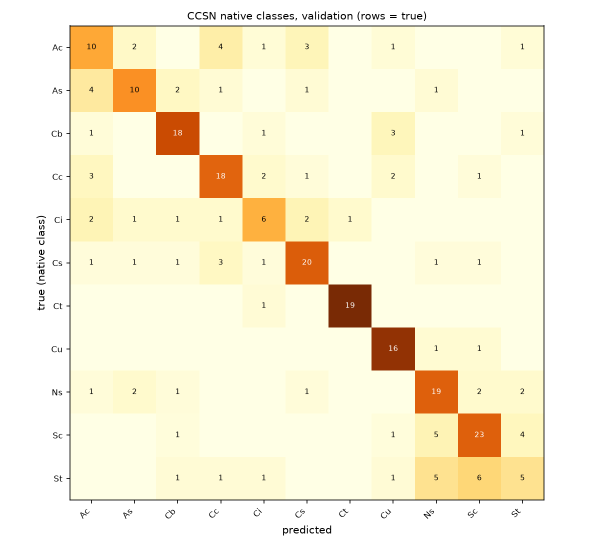
#> input picture docs/data/figures/genus_confusion_ccsn.png, 1207 x 1095 px (shown at 1/2 size)
$ python paper_figures.py
#> lines starting #> are read from the running program, lines starting #| are printed output that depends on the picture
### stratia/model/cbh_bins.py
"""Cloud-base-height bins (ADR-005, docs/architecture.md §3): the single source of the contract's `cbh_probs` axis.

24 height bins whose edges contain the ontology's étage thresholds (2,000 m, 6,000 m), log-spaced inside each
étage (10 low, 8 mid, 6 high), plus the final "no cloud overhead" class (index 24). The model card copies
``EDGES_M``; the layer-consistency loss sums bins per étage through ``ETAGE_OF_BIN``.
"""

from __future__ import annotations

import numpy as np

ETAGE_EDGES_M = (0.0, 2000.0, 6000.0, 12000.0)
BINS_PER_ETAGE = (10, 8, 6)
FIRST_EDGE_M = 100.0        # the lowest bin is [0, 100): fog and bases on the ground


def _edges() -> np.ndarray:
    edges = [0.0]
    for (lo, hi), n in zip(zip(ETAGE_EDGES_M[:-1], ETAGE_EDGES_M[1:], strict=True), BINS_PER_ETAGE, strict=True):
        start = FIRST_EDGE_M if lo == 0.0 else lo
        k = n - 1 if lo == 0.0 else n                      # the low étage spends one bin on [0, 100)
        if lo == 0.0:
            edges.append(start)
        edges.extend(start * (hi / start) ** (np.arange(1, k + 1) / k))
    return np.round(np.asarray(edges, dtype=np.float64), 0)


EDGES_M = _edges()                                   # 25 edges
K_BINS = len(EDGES_M) - 1                            # 24
N_CLASSES = K_BINS + 1                               # + no cloud overhead
NO_CLOUD = K_BINS
ETAGE_OF_BIN = np.repeat(np.arange(3), BINS_PER_ETAGE)     # 0 low, 1 mid, 2 high, per height bin


# [53 lines left out: functions centres_m, bin_of, soft_target, median_height_m, interval_m, not called in this run]

### scripts/paper_figures.py
"""P098 — the paper's figures, generated from committed artefacts (no hand-drawn numbers).

    python scripts/paper_figures.py        # writes paper/fig/architecture.png, genus_confusion.png, cbh_scatter.png

architecture.png   the block diagram of Fig. 1 (matplotlib; the only figure with no data behind it);
genus_confusion.png the two P093 confusion heatmaps (docs/data/figures/genus_confusion_{ccsn,mgcd}.png) side by side;
cbh_scatter.png    predicted against ceilometer base height on the validation days of the Gate G4 CBH head
                   (runs/<cbh_base_s0>/val_predictions.npz) with the P089 80 % conformal interval per pair.
"""

from __future__ import annotations

import json
import sys
from pathlib import Path

import matplotlib

matplotlib.use("Agg")
import matplotlib.image as mpimg  # noqa: E402
import matplotlib.pyplot as plt  # noqa: E402
import numpy as np  # noqa: E402
from matplotlib.patches import FancyArrowPatch, FancyBboxPatch  # noqa: E402

ROOT = Path(__file__).resolve().parents[1]
sys.path.insert(0, str(ROOT))
from stratia.model import cbh_bins as B  # noqa: E402

FIG = ROOT / "paper" / "fig"
CBH_RUN = "20261011T101553Z_cbh_head_s0_[P075_base]_e286609cd2"  # locked_test.MODELS["cbh_base_s0"]

INK = "#1f2a44"
BLUE = "#3b6ea5"
AMBER = "#c77d1c"
GREEN = "#3c8d5a"
GREY = "#8a94a6"


def _box(ax, xy, w, h, text, colour, fontsize=8.5, fc="white"):
    x, y = xy
    ax.add_patch(FancyBboxPatch((x, y), w, h, boxstyle="round,pad=0.02,rounding_size=0.06", linewidth=1.3, edgecolor=colour, facecolor=fc))  # noqa: E501
    ax.text(x + w / 2, y + h / 2, text, ha="center", va="center", fontsize=fontsize, color=INK, linespacing=1.25)


def _arrow(ax, p, q, colour=GREY, style="-|>", lw=1.1):
    ax.add_patch(FancyArrowPatch(p, q, arrowstyle=style, mutation_scale=11, linewidth=lw, color=colour, shrinkA=1, shrinkB=1))


def architecture(out: Path) -> None:
    fig, ax = plt.subplots(figsize=(11.0, 3.9))
    ax.set_xlim(0, 11)
    ax.set_ylim(0, 3.9)
    ax.axis("off")
    # inputs
    _box(ax, (0.15, 2.45), 1.35, 0.9, "sky frame\n512 × 512\n(full-frame resize)", BLUE)
    _box(ax, (0.15, 0.55), 1.35, 1.2, "camera calibration\n+ pose + Sun\n→ ray map 32 × 32\n+ Sun zenith\n(or unknown)", AMBER, fontsize=8)  # noqa: E501
    # backbone
    _box(ax, (1.95, 2.45), 1.75, 0.9, "DINOv3 ViT-S/16\nfrozen\ntokens 32 × 32 × 384", BLUE, fc="#eef3fa")
    _arrow(ax, (1.5, 2.9), (1.95, 2.9))
    # SkyRay
    _box(ax, (1.95, 0.7), 1.75, 0.9, "SkyRay encoder\nray direction, angle to Sun\n→ added to tokens;\ngeometry dropout → null token", AMBER, fontsize=7.8)  # noqa: E501
    _arrow(ax, (1.5, 1.15), (1.95, 1.15), colour=AMBER)
    # pooled grid and full grid
    _box(ax, (4.15, 2.75), 1.35, 0.6, "full grid\n32 × 32", GREY, fontsize=8)
    _box(ax, (4.15, 1.6), 1.35, 0.6, "pooled 4 × 4\n→ 8 × 8", GREY, fontsize=8)
    _arrow(ax, (3.7, 3.0), (4.15, 3.05))
    _arrow(ax, (3.7, 2.7), (4.15, 1.95))
    _arrow(ax, (3.7, 1.15), (4.15, 1.75), colour=AMBER)
    # heads
    hx, hw = 5.85, 2.55
    _box(ax, (hx, 2.85), hw, 0.85, "dense heads (DPT-style decoder, H/4)\nsky · cloud · glare · invalid\ncloud layers low · mid · high", GREEN, fontsize=7.6)  # noqa: E501
    _box(ax, (hx, 1.75), hw, 0.85, "global heads\ngenus (12, multi-label) · étage (3)\noktas 0–8 (CORAL ordinal)", GREEN, fontsize=7.6)  # noqa: E501
    _box(ax, (hx, 0.65), hw, 0.85, "CBH head\nzenith-prior attention over the grid\n24 log-height bins + no cloud", GREEN, fontsize=7.6)  # noqa: E501
    _box(ax, (hx, 0.02), hw, 0.5, "OOD score: Mahalanobis + energy", GREEN, fontsize=7.6)
    _arrow(ax, (5.5, 3.05), (hx, 3.27))
    _arrow(ax, (5.5, 1.9), (hx, 2.17))
    _arrow(ax, (5.5, 1.85), (hx, 1.07))
    _arrow(ax, (5.5, 1.8), (hx, 0.27))
    # outputs
    ox, ow = 8.8, 2.3
    _box(ax, (ox, 2.85), ow, 0.85, "sky parse + layers\n(per pixel)", INK, fontsize=8)
    _box(ax, (ox, 1.75), ow, 0.85, "genus set, étage set,\ncover in oktas", INK, fontsize=8)
    _box(ax, (ox, 0.65), ow, 0.85, "base height: median,\n80 % and 95 % conformal intervals", INK, fontsize=7.6)
    _box(ax, (ox, 0.02), ow, 0.5, "reliable / uncertain", INK, fontsize=8)
    for y in (3.27, 2.17, 1.07, 0.27):
        _arrow(ax, (hx + hw, y), (ox, y))
    ax.set_xlim(0, ox + ow + 0.1)
    ax.text((ox + ow) / 2, 3.8, "one ONNX graph · temperatures, conformal radii and OOD statistics folded in · runs inside the desktop application",  # noqa: E501
            ha="center", va="center", fontsize=7.8, color=GREY, style="italic")
    fig.savefig(out, dpi=220, bbox_inches="tight")
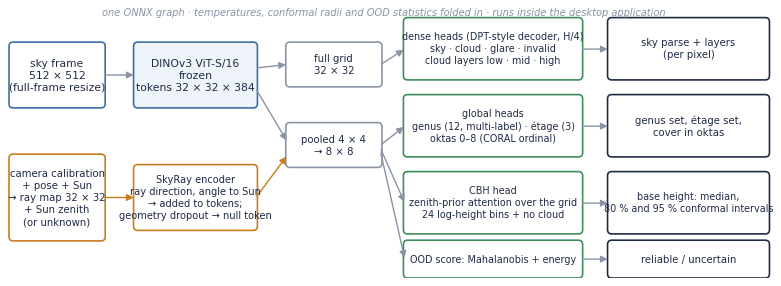
#> figure drawn by matplotlib, 1 panel
    plt.close(fig)


def genus_confusion(out: Path) -> None:
    a = mpimg.imread(ROOT / "docs" / "data" / "figures" / "genus_confusion_ccsn.png")
#> a is the input picture: shape (1095, 1207, 4) float32; mean R, G, B, A 0.981, 0.951, 0.841, 1
    b = mpimg.imread(ROOT / "docs" / "data" / "figures" / "genus_confusion_mgcd.png")
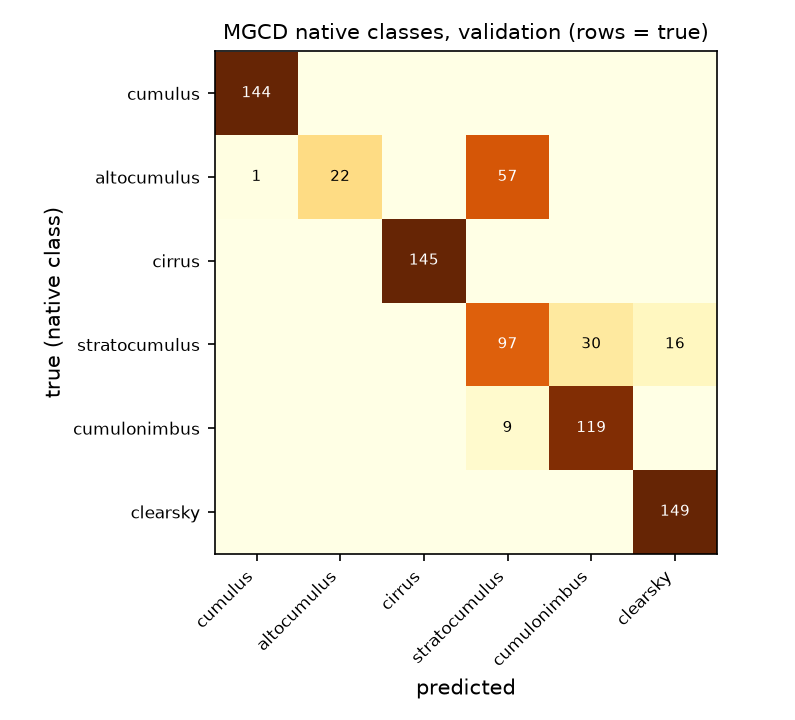
#> input picture docs/data/figures/genus_confusion_mgcd.png, 795 x 720 px
#> b is the input picture: shape (720, 795, 4) float32; mean R, G, B, A 0.951, 0.922, 0.864, 1
    fig, axes = plt.subplots(1, 2, figsize=(10, 4.6), gridspec_kw={"width_ratios": [a.shape[1], b.shape[1]]})
    for ax, im in zip(axes, (a, b), strict=True):
        ax.imshow(im)
        ax.axis("off")
#> this loop made 2 passes
    fig.subplots_adjust(wspace=0.02, left=0.0, right=1.0, top=1.0, bottom=0.0)
    fig.savefig(out, dpi=200, bbox_inches="tight", pad_inches=0.02)
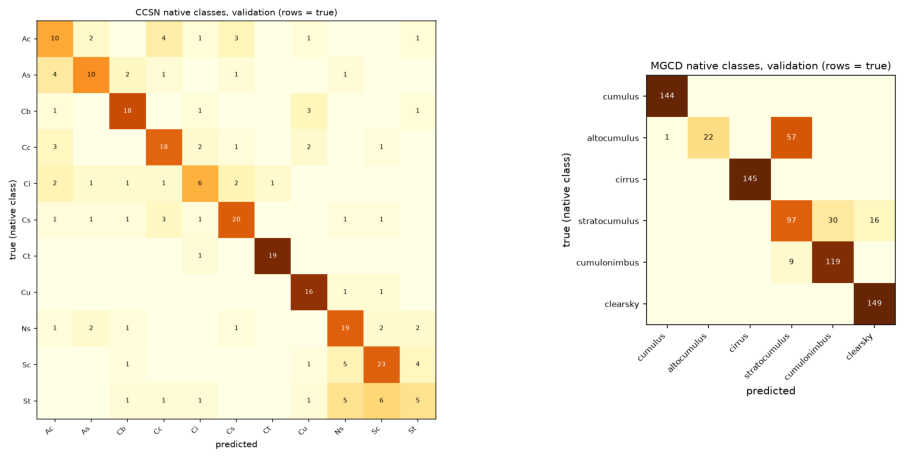
#> figure drawn by matplotlib, 2 panels
    plt.close(fig)


def cbh_scatter(out: Path) -> dict[str, float]:
#> (the run stopped early here; a loop or call above may not have finished)
